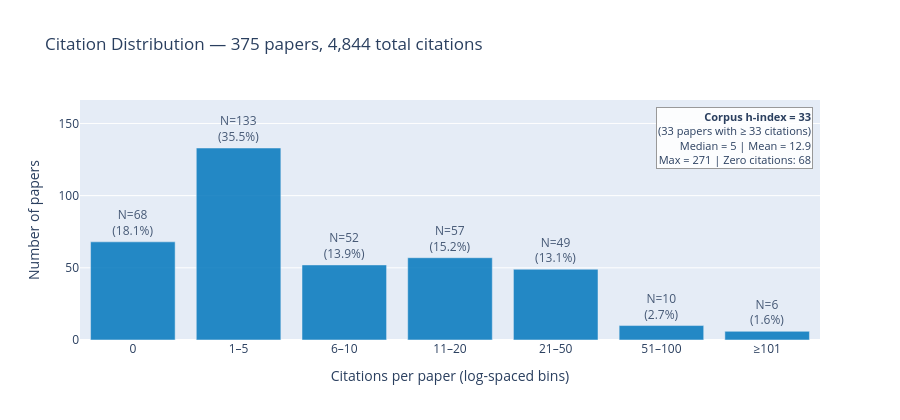

The code cell stored with this chart in its notebook:
### Markdown cell above
## 7 · Citation Landscape

### Code cell
cit        = df["Cited_by"]
median_cit = int(cit.median())

# Manual bins — log-spaced to show the heavy-tailed distribution clearly
bin_edges  = [-1, 0, 5, 10, 20, 50, 100, int(cit.max()) + 1]
bin_labels = ["0", "1–5", "6–10", "11–20", "21–50", "51–100", "≥101"]
bin_cuts   = pd.cut(cit, bins=bin_edges, labels=bin_labels)
bin_counts = bin_cuts.value_counts().reindex(bin_labels).fillna(0).astype(int)
bin_pct    = (bin_counts / N * 100).round(1)

fig = go.Figure(go.Bar(
    x=bin_labels,
    y=bin_counts.values,
    text=[f"N={n}<br>({p}%)" for n, p in zip(bin_counts.values, bin_pct.values)],
    textposition="outside",
    marker_color="#0277BD",
    opacity=0.85,
))
fig.update_layout(
    title=f"Citation Distribution — {N} papers, {cit.sum():,} total citations",
    xaxis=dict(title="Citations per paper (log-spaced bins)"),
    yaxis=dict(title="Number of papers", range=[0, bin_counts.max() * 1.25]),
    height=420,
    annotations=[dict(
        x=0.99, y=0.97, xref="paper", yref="paper",
        text=(
            f"<b>Corpus h-index = {h_index}</b><br>"
            f"({h_index} papers with ≥ {h_index} citations)<br>"
            f"Median = {median_cit} | Mean = {cit.mean():.1f}<br>"
            f"Max = {cit.max()} | Zero citations: {(cit == 0).sum()}"
        ),
        showarrow=False, align="right",
        bgcolor="rgba(255,255,255,0.88)",
        bordercolor="#999", borderwidth=1,
        font=dict(size=11),
    )],
)
fig.show()
save_figure(fig, "01_citation_hist")

# Top 10 most cited
print("\nTop 10 most cited papers:")
top10 = (
    df.nlargest(10, "Cited_by")[["Title", "Year", "Cited_by", "contribution_type", "study_approach"]]
    .assign(Title=lambda x: x.Title.apply(lambda t: truncate_label(t, 70)))
)
display(top10)

### Figure 1 — Plotly figure (JSON) as saved in the notebook; plotly's stock layout.template omitted (floating-point values rounded to 4 significant figures)
{"data": [{"marker": {"color": "#0277BD"}, "opacity": 0.85, "text": ["N=68<br>(18.1%)", "N=133<br>(35.5%)", "N=52<br>(13.9%)", "N=57<br>(15.2%)", "N=49<br>(13.1%)", "N=10<br>(2.7%)", "N=6<br>(1.6%)"], "textposition": "outside", "type": "bar", "x": ["0", "1–5", "6–10", "11–20", "21–50", "51–100", "≥101"], "y": [68, 133, 52, 57, 49, 10, 6]}], "layout": {"annotations": [{"align": "right", "bgcolor": "rgba(255,255,255,0.88)", "bordercolor": "#999", "borderwidth": 1, "font": {"size": 11}, "showarrow": false, "text": "<b>Corpus h-index = 33</b><br>(33 papers with ≥ 33 citations)<br>Median = 5 | Mean = 12.9<br>Max = 271 | Zero citations: 68", "x": 0.99, "xref": "paper", "y": 0.97, "yref": "paper"}], "height": 420, "title": {"text": "Citation Distribution — 375 papers, 4,844 total citations"}, "xaxis": {"title": {"text": "Citations per paper (log-spaced bins)"}}, "yaxis": {"range": [0, 166.2], "title": {"text": "Number of papers"}}}}
